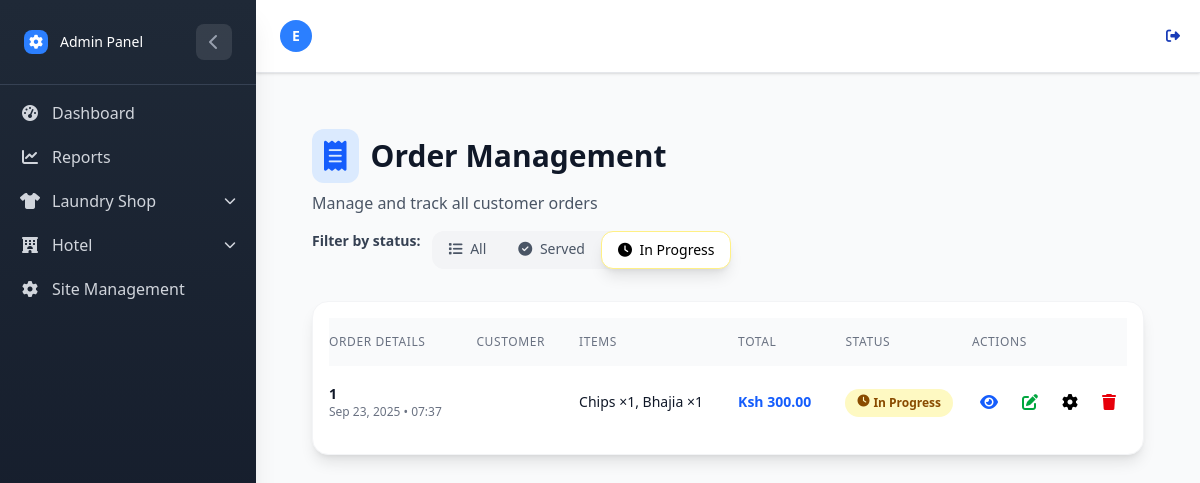
The app's page /Hotel/orders/ (signed in), older data.
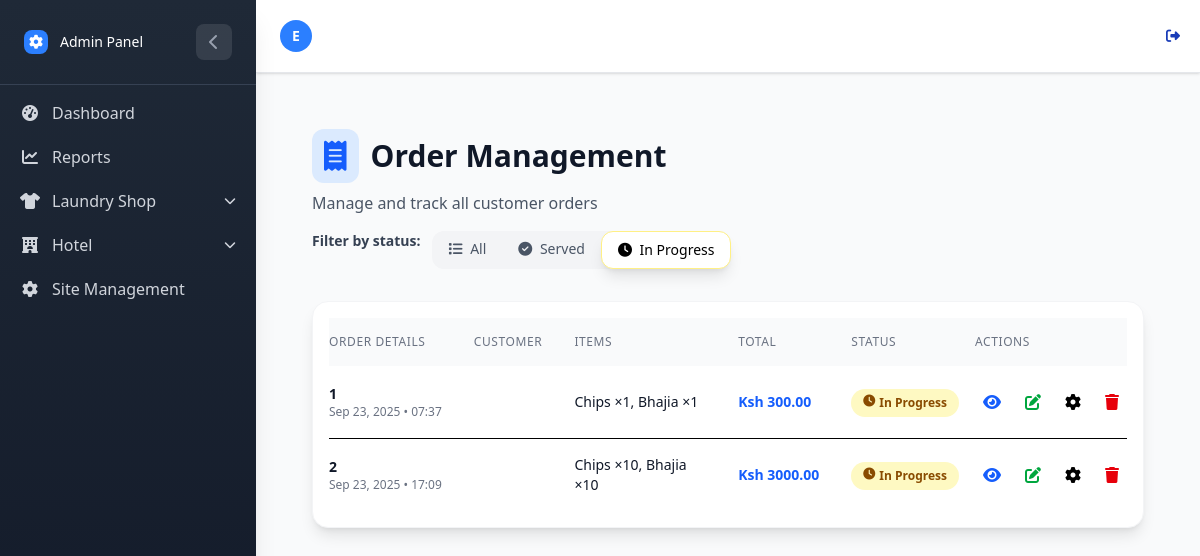
The same page, newer data.
### HotelApp/models.py (models this page shows, shortened)
class Order(models.Model):
    created_by = models.ForeignKey(
        settings.AUTH_USER_MODEL,
        on_delete=models.CASCADE
    )
    STATUS_CHOICE = [
        ('Served', 'Served'),
        ('In Progress', 'In Progress'),
    ]
    order_status = models.CharField(
        choices=STATUS_CHOICE,
        default='In Progress',   # ✅ fixed mismatch
        db_index=True
    )
    created_at = models.DateTimeField(auto_now_add=True, db_index=True)

class HotelOrderItem(models.Model):
    order = models.ForeignKey(Order, on_delete=models.CASCADE, related_name="order_items")
    food_item = models.ForeignKey(FoodItem, on_delete=models.CASCADE)
    quantity = models.PositiveIntegerField(default=1)

class FoodItem(models.Model):
    category = models.ForeignKey(FoodCategory, on_delete=models.CASCADE, related_name="items")
    name = models.CharField(max_length=100, db_index=True)
    price = models.DecimalField(max_digits=10, decimal_places=2)
    image = models.ImageField(upload_to=food_item_image_path, blank=True, null=True)
    created_by =  models.ForeignKey(
        settings.AUTH_USER_MODEL,
        on_delete=models.CASCADE)
    quantity = models.PositiveIntegerField(default=0)  # how many portions are available
    is_available = models.BooleanField(default=False, db_index=True)  # marked available by seller

### HotelApp/views.py (the view)
# urls.py: path('orders/', views.order_list, name='order_list'),
@login_required
def order_list(request):
    status_filter = request.GET.get('order_status', 'In Progress')
    orders = Order.objects.all().prefetch_related('order_items')
    if status_filter:
        orders = orders.filter(order_status=status_filter)
    for order in orders:
        total = 0
        for item in order.order_items.all():
            total += item.quantity * item.food_item.price
        order.total_amount = total
    return render(request, 'food/order_list.html', {
        'orders': orders,
        'status_filter': status_filter
    })

### HotelApp/templates/food/order_list.html (shortened to what the changed rows need)
{% extends 'home.html' %}
{% block content %}
<div class="w-full px-4 sm:px-6 lg:px-8 py-8">
    <div class="flex flex-col lg:flex-row justify-between items-start lg:items-center mb-8 gap-4">
        <div>
            <h1 class="text-3xl font-bold text-gray-900 flex items-center">
                <i class="fas fa-receipt text-blue-600 mr-3 bg-blue-100 p-3 rounded-xl"></i>
                Order Management
            </h1>
        </div>
    </div>
    {% if orders %}
    <div class="bg-white rounded-2xl shadow-lg border border-gray-100 overflow-hidden p-4">
        <div class="overflow-x-auto">
            <table class="w-full">
                <thead class="bg-gray-50">
                    <tr>
                        <th class="pl-6 pr-4 py-4 text-left text-xs font-medium text-gray-500 uppercase tracking-wider">
                            Order Details</th>
                        <th class="px-4 py-4 text-left text-xs font-medium text-gray-500 uppercase tracking-wider">
                            Customer</th>
                        <th class="px-4 py-4 text-left text-xs font-medium text-gray-500 uppercase tracking-wider">Items
                        </th>
                        <th class="px-4 py-4 text-left text-xs font-medium text-gray-500 uppercase tracking-wider">Total
                        </th>
                        <th class="px-4 py-4 text-left text-xs font-medium text-gray-500 uppercase tracking-wider">
                            Status</th>
                        <th class="pr-6 pl-4 py-4 text-left text-xs font-medium text-gray-500 uppercase tracking-wider">
                            Actions</th>
                    </tr>
                </thead>
                <tbody class="bg-white divide-y divide-gray-100">
                    {% for order in orders %}
                    <tr class="hover:bg-gray-50 transition-colors">
                        <td class="pl-6 pr-4 py-4 whitespace-nowrap h-32">
                            <div>
                                <div class="text-sm font-bold text-gray-900">{{ order.id }}</div>
                                <div class="text-xs text-gray-500">{{ order.created_at|date:"M d, Y • H:i" }}</div>
                            </div>
                        </td>
                        <td class="px-4 py-4 whitespace-nowrap">
                        </td>
                        <td class="px-4 py-4">
                            <div class="text-sm text-gray-900">
                                {% for order_item in order.order_items.all|slice:":2" %}
                                {{ order_item.food_item.name }} ×{{ order_item.quantity }}{% if not forloop.last %}, {% endif %}
                                {% endfor %}
                            </div>
                        </td>
                        <td class="px-4 py-4 whitespace-nowrap text-sm font-bold text-blue-600">
                            Ksh {{ order.total_amount|floatformat:2 }}
                        </td>
                        <td class="px-4 py-4 whitespace-nowrap">
                            {% if order.order_status == 'Served' %}
                            <span
                                class="px-3 py-1.5 inline-flex text-xs leading-5 font-semibold rounded-full bg-green-100 text-green-800">
                                <i class="fas fa-check-circle mr-1"></i> Served
                            </span>
                            {% elif order.order_status == 'In Progress' %}
                            <span
                                class="px-3 py-1.5 inline-flex text-xs leading-5 font-semibold rounded-full bg-yellow-100 text-yellow-800">
                                <i class="fas fa-clock mr-1"></i> In Progress
                            </span>
                            {% else %}
                            <span
                                class="px-3 py-1.5 inline-flex text-xs leading-5 font-semibold rounded-full bg-gray-100 text-gray-800">
                                <i class="fas fa-hourglass-half mr-1"></i> {{ order.get_order_status_display }}
                            </span>
                            {% endif %}
                        </td>
                        <td class="pr-6 pl-4 py-4 whitespace-nowrap">
                            <div class="flex items-center space-x-2">
                                <a href="{% url 'hotel:order_detail' order.pk %}"
                                    class="p-2 text-blue-600 hover:text-blue-800 hover:bg-blue-50 rounded-lg transition-colors"
                                    title="View Order">
                                    <i class="fas fa-eye"></i>
                                </a>
                                <a href="{% url 'hotel:order_edit' order.pk %}"
                                    class="p-2 text-green-600 hover:text-green-800 hover:bg-green-50 rounded-lg transition-colors"
                                    title="Edit Order">
                                    <i class="fas fa-edit"></i>
                                </a>
                                <div class="relative">
                                    <button
                                        class="p-2 text-purple-600 hover:text-purple-800 hover:bg-purple-50 rounded-lg transition-colors"
                                        onclick="toggleDropdown('status-dropdown-{{ order.id }}')"
                                        title="Change Status">
                                        <i class="fas fa-cog"></i>
                                    </button>
                                </div>
                                <button onclick="confirmDelete('{{ order.id }}')"
                                    class="p-2 text-red-600 hover:text-red-800 hover:bg-red-50 rounded-lg transition-colors"
                                    title="Delete Order">
                                    <i class="fas fa-trash"></i>
                                </button>
                            </div>
                        </td>
                    </tr>
                    {% endfor %}
                </tbody>
            </table>
        </div>
    </div>
    {% endif %}
</div>
{% endblock %}

Row changes from the older to the newer data that the page shows:
added Order: id "2", created_at "Sep 23, 2025 • 17:09", total_amount "3000.00", order_status "In Progress" (drawn)
added HotelOrderItem: food_item.name "Chips", quantity "10", shown under "2"
added HotelOrderItem: food_item.name "Bhajia", quantity "10", shown under "2"
